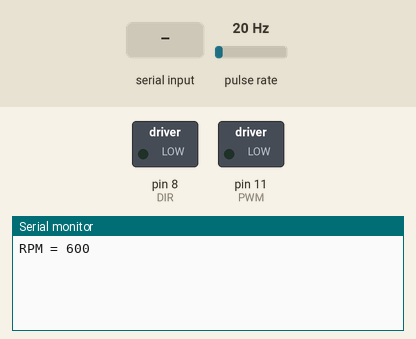
A sketch run on a simulated Arduino Uno, built with avr-gcc and run on an emulated ATmega328P. Shown: switched loads named in the sketch (green lamp = pin HIGH), the last lines printed to the serial monitor. Wiring (inferred from the names in the program): pulse sensor: data pin 2. The inputs (shaded band) are chosen by the test bench; at power-on: pulse rate 20 Hz.

Above: at 1.2 s.
1.3 s: "rpm:" received over Serial
At 1.9 s:
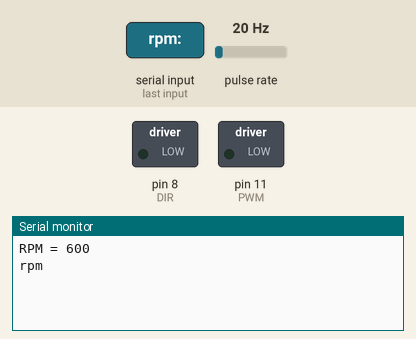
2.8 s: "dir:" received over Serial
At 3.6 s:
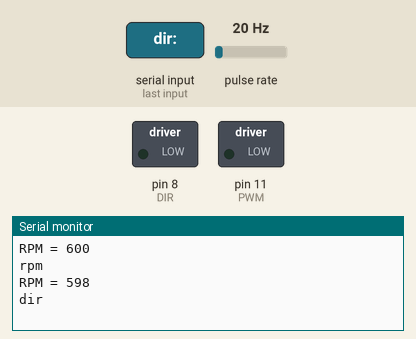
4.3 s: "90,45:" received over Serial
At 5.1 s:
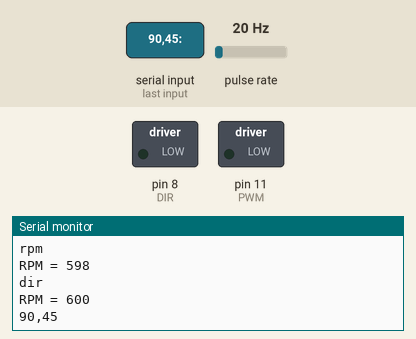
Timing chart, 0 to 7.3 s (numbered marks = the images above; inputs shaded):
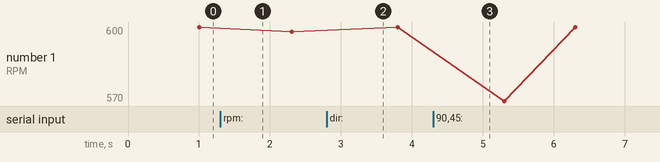

Measured:
- after the input at 1.3 s, the serial monitor: prints a new line at once (image 1)
- after the input at 2.8 s, the serial monitor: prints a new line at once (image 2)
- after the input at 4.3 s, the serial monitor: prints a new line at once (image 3)
- plotted number 1: 600 → 598 after the input at 1.3 s

The sketch:

Motor_Control_New.ino
```cpp
/********************************************
   Functions for pid configuration
 ********************************************/
#include <PID_v1.h>

double Setpoint, Input, Output;
double Kp=0.0015, Ki=0.04, Kd=0.005;

PID myPID(&Input, &Output, &Setpoint, Kp, Ki, Kd, DIRECT);
int PWM = 11; // assigns pin 11 to variable pwm
int DIR = 8;

/********************************************
   Variables for prcessing RPM and direction
 ********************************************/
int hall_effect = 2;
volatile byte half_revolutions;
unsigned int rpm;
volatile int sig;
volatile int flag;
volatile int _dir;
unsigned long timeold;
String str;

// This code will be executed every time the interrupt 0 (pin2) gets low.
void counter()
{
  // For each rotation, this interrupt function runs twice
  half_revolutions++;
}

void setup()  // setup loop
{
  //initialize the serial link with processing
  Serial.begin(9600);

  pinMode(hall_effect, INPUT);
  pinMode(PWM, OUTPUT); // declares pin 12 as output
  pinMode(DIR, OUTPUT);

  attachInterrupt(0, counter, RISING);
  half_revolutions = 0;
  rpm = 0;
  timeold = 0;
  Setpoint = 0;

  //turn the PID on
  myPID.SetMode(AUTOMATIC);
}

void loop()
{
  // Write direction of motor(0 - forward, 1 - backwards)
  digitalWrite(DIR, _dir);

  // Hall Effect Sensor RPM calculation
  if (millis() - timeold >= 1000) {
    //Don't process interrupts during calculations
    detachInterrupt(0);

    rpm = (30 * 1000) / (millis() - timeold) * half_revolutions;
    timeold = millis();
    half_revolutions = 0;

    //Restart the interrupt processing
    attachInterrupt(0, counter, RISING);
    Serial.print("RPM = ");
    Serial.println(rpm, DEC);
  }

  // Update RPM and compute PWM output
  Input = rpm;
  myPID.Compute();
  if(Setpoint == 0){
    Output = 0;
  }
  analogWrite(PWM, Output);
}

// Read serial input for RPM or direction
void serialEvent() {
  str = Serial.readStringUntil(':');
  Serial.println(str);
  flag = Serial.parseInt();
  if(str == "rpm"){
    Setpoint = flag;
  }
  else if(str == "dir"){
    _dir = flag;
  }
}
```
